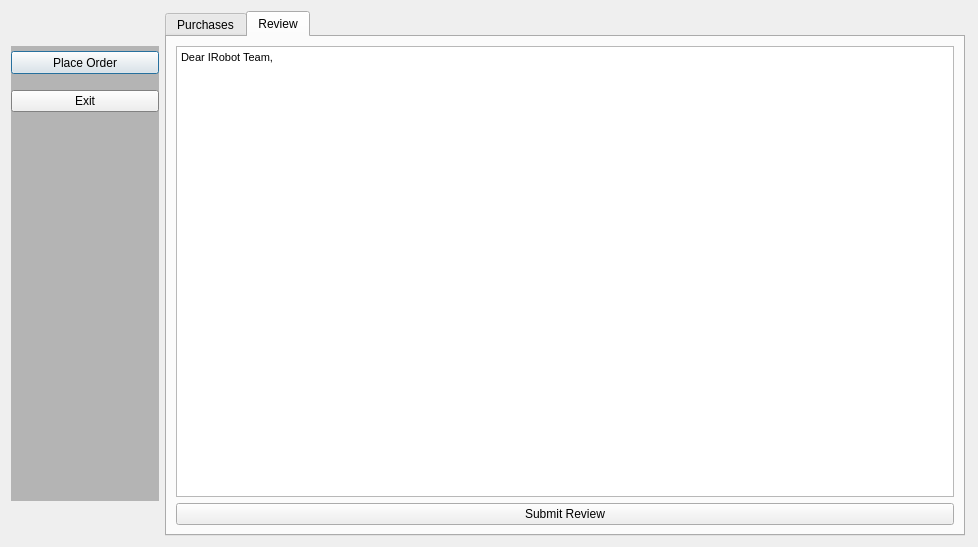
<?xml version="1.0" encoding="UTF-8"?>
<ui version="4.0">
 <class>customerTools</class>
 <widget class="QDialog" name="customerTools">
  <property name="geometry">
   <rect>
    <x>0</x>
    <y>0</y>
    <width>974</width>
    <height>543</height>
   </rect>
  </property>
  <property name="windowTitle">
   <string>Dialog</string>
  </property>
  <layout class="QHBoxLayout" name="horizontalLayout">
   <item>
    <widget class="QWidget" name="C_Side" native="true">
     <property name="enabled">
      <bool>true</bool>
     </property>
     <property name="sizePolicy">
      <sizepolicy hsizetype="Fixed" vsizetype="Fixed">
       <horstretch>0</horstretch>
       <verstretch>0</verstretch>
      </sizepolicy>
     </property>
     <property name="minimumSize">
      <size>
       <width>150</width>
       <height>525</height>
      </size>
     </property>
     <property name="maximumSize">
      <size>
       <width>150</width>
       <height>600</height>
      </size>
     </property>
     <property name="palette">
      <palette>
       <active>
        <colorrole role="Base">
         <brush brushstyle="SolidPattern">
          <color alpha="255">
           <red>255</red>
           <green>255</green>
           <blue>255</blue>
          </color>
         </brush>
        </colorrole>
        <colorrole role="Window">
         <brush brushstyle="SolidPattern">
          <color alpha="255">
           <red>180</red>
           <green>180</green>
           <blue>180</blue>
          </color>
         </brush>
        </colorrole>
       </active>
       <inactive>
        <colorrole role="Base">
         <brush brushstyle="SolidPattern">
          <color alpha="255">
           <red>255</red>
           <green>255</green>
           <blue>255</blue>
          </color>
         </brush>
        </colorrole>
        <colorrole role="Window">
         <brush brushstyle="SolidPattern">
          <color alpha="255">
           <red>180</red>
           <green>180</green>
           <blue>180</blue>
          </color>
         </brush>
        </colorrole>
       </inactive>
       <disabled>
        <colorrole role="Base">
         <brush brushstyle="SolidPattern">
          <color alpha="255">
           <red>180</red>
           <green>180</green>
           <blue>180</blue>
          </color>
         </brush>
        </colorrole>
        <colorrole role="Window">
         <brush brushstyle="SolidPattern">
          <color alpha="255">
           <red>180</red>
           <green>180</green>
           <blue>180</blue>
          </color>
         </brush>
        </colorrole>
       </disabled>
      </palette>
     </property>
     <property name="autoFillBackground">
      <bool>true</bool>
     </property>
     <layout class="QVBoxLayout" name="verticalLayout_5">
      <property name="spacing">
       <number>9</number>
      </property>
      <property name="sizeConstraint">
       <enum>QLayout::SetFixedSize</enum>
      </property>
      <property name="leftMargin">
       <number>0</number>
      </property>
      <property name="topMargin">
       <number>5</number>
      </property>
      <property name="rightMargin">
       <number>0</number>
      </property>
      <property name="bottomMargin">
       <number>3</number>
      </property>
      <item>
       <layout class="QVBoxLayout" name="Options">
        <property name="spacing">
         <number>16</number>
        </property>
        <property name="sizeConstraint">
         <enum>QLayout::SetFixedSize</enum>
        </property>
        <item>
         <widget class="QPushButton" name="Place_Order">
          <property name="sizePolicy">
           <sizepolicy hsizetype="Minimum" vsizetype="Fixed">
            <horstretch>0</horstretch>
            <verstretch>0</verstretch>
           </sizepolicy>
          </property>
          <property name="minimumSize">
           <size>
            <width>148</width>
            <height>23</height>
           </size>
          </property>
          <property name="maximumSize">
           <size>
            <width>148</width>
            <height>23</height>
           </size>
          </property>
          <property name="text">
           <string>Place Order</string>
          </property>
         </widget>
        </item>
        <item>
         <widget class="QPushButton" name="Exit_button">
          <property name="text">
           <string>Exit</string>
          </property>
         </widget>
        </item>
       </layout>
      </item>
      <item>
       <spacer name="C_Vspace">
        <property name="orientation">
         <enum>Qt::Vertical</enum>
        </property>
        <property name="sizeType">
         <enum>QSizePolicy::Fixed</enum>
        </property>
        <property name="sizeHint" stdset="0">
         <size>
          <width>20</width>
          <height>386</height>
         </size>
        </property>
       </spacer>
      </item>
     </layout>
    </widget>
   </item>
   <item>
    <widget class="QTabWidget" name="C_Tabs">
     <property name="enabled">
      <bool>true</bool>
     </property>
     <property name="sizePolicy">
      <sizepolicy hsizetype="Fixed" vsizetype="Fixed">
       <horstretch>0</horstretch>
       <verstretch>0</verstretch>
      </sizepolicy>
     </property>
     <property name="minimumSize">
      <size>
       <width>800</width>
       <height>525</height>
      </size>
     </property>
     <property name="maximumSize">
      <size>
       <width>800</width>
       <height>526</height>
      </size>
     </property>
     <property name="tabPosition">
      <enum>QTabWidget::North</enum>
     </property>
     <property name="currentIndex">
      <number>1</number>
     </property>
     <property name="elideMode">
      <enum>Qt::ElideNone</enum>
     </property>
     <widget class="QWidget" name="Purchase_tab">
      <attribute name="title">
       <string>Purchases</string>
      </attribute>
      <layout class="QVBoxLayout" name="verticalLayout_2">
       <item>
        <widget class="QTableView" name="Purchase_Table"/>
       </item>
      </layout>
     </widget>
     <widget class="QWidget" name="Review_tab">
      <attribute name="title">
       <string>Review</string>
      </attribute>
      <layout class="QVBoxLayout" name="verticalLayout">
       <item>
        <widget class="QTextEdit" name="Review_text">
         <property name="readOnly">
          <bool>false</bool>
         </property>
         <property name="html">
          <string>&lt;!DOCTYPE HTML PUBLIC &quot;-//W3C//DTD HTML 4.0//EN&quot; &quot;http://www.w3.org/TR/REC-html40/strict.dtd&quot;&gt;
&lt;html&gt;&lt;head&gt;&lt;meta name=&quot;qrichtext&quot; content=&quot;1&quot; /&gt;&lt;style type=&quot;text/css&quot;&gt;
p, li { white-space: pre-wrap; }
&lt;/style&gt;&lt;/head&gt;&lt;body style=&quot; font-family:'MS Shell Dlg 2'; font-size:8.25pt; font-weight:400; font-style:normal;&quot;&gt;
&lt;p style=&quot; margin-top:0px; margin-bottom:0px; margin-left:0px; margin-right:0px; -qt-block-indent:0; text-indent:0px;&quot;&gt;Dear IRobot Team,&lt;/p&gt;
&lt;p style=&quot;-qt-paragraph-type:empty; margin-top:0px; margin-bottom:0px; margin-left:0px; margin-right:0px; -qt-block-indent:0; text-indent:0px;&quot;&gt;&lt;br /&gt;&lt;/p&gt;&lt;/body&gt;&lt;/html&gt;</string>
         </property>
        </widget>
       </item>
       <item>
        <widget class="QPushButton" name="SubmitButton">
         <property name="text">
          <string>Submit Review</string>
         </property>
        </widget>
       </item>
      </layout>
     </widget>
    </widget>
   </item>
  </layout>
 </widget>
 <resources/>
 <connections/>
</ui>
